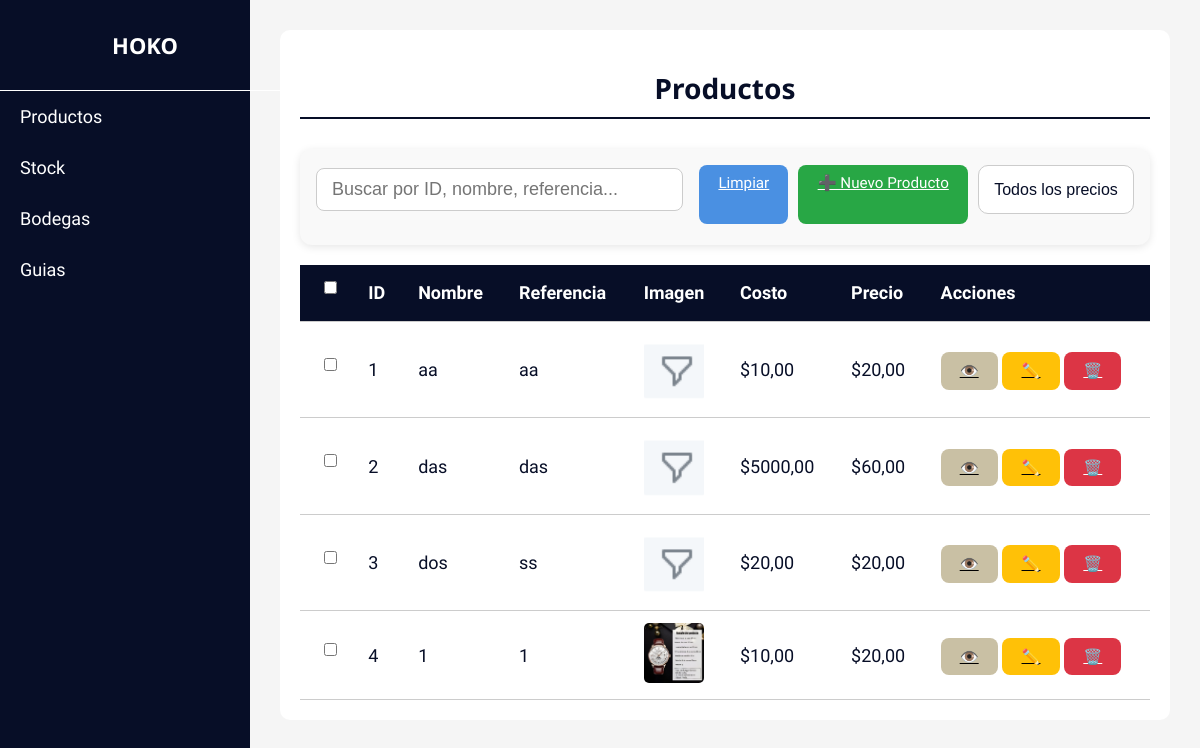
/productos/, run on an earlier commit of the app's database.
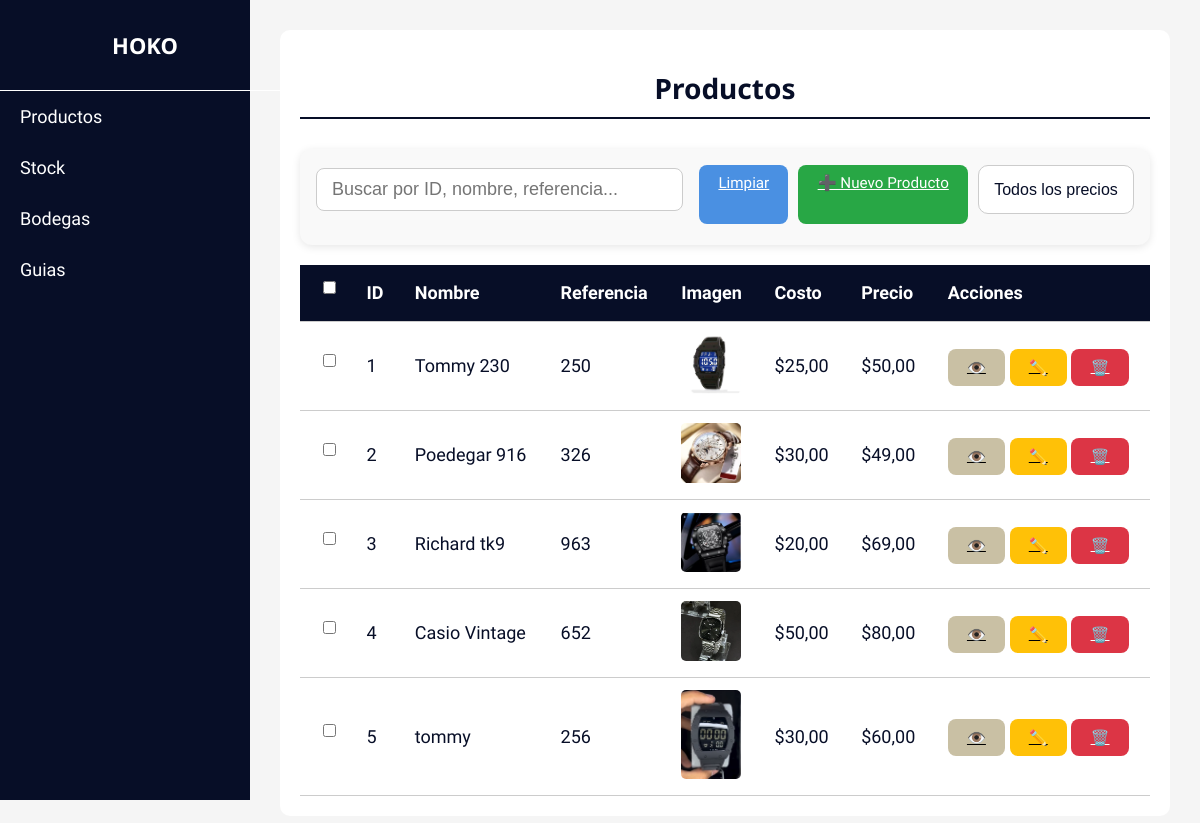
And on a later commit of the database.
### envios/models.py (models this page shows, shortened)
class Producto(models.Model):
    nombre = models.CharField(max_length=100)
    referencia = models.CharField(max_length=50, blank=True, null=True)
    imagen = models.ImageField(upload_to='productos/', blank=True, null=True)
    costo = models.DecimalField(max_digits=10, decimal_places=2, default=Decimal('0.00'))
    precio = models.DecimalField(max_digits=10, decimal_places=2, default=Decimal('0.00'))

### envios/views.py (the view, shortened to what this page needs)
# urls.py: path('productos/', views.listar_productos, name='listar_productos'),
def listar_productos(request):
    search_query = request.GET.get('search', '').strip()
    productos = Producto.objects.all()
    return render(request, 'productos/productos.html', {
        'productos': productos,
        'search_query': search_query
    })

### templates/productos/Productos.html (shortened to what this page needs)
{% extends 'base.html' %}
{% block content %}
<div class="products-container">
  <h1>Productos</h1>
  <div class="products-actions">
    <input type="text" id="search-input" placeholder="Buscar por ID, nombre, referencia..." class="search-input">
    <div class="action-buttons">
      <a href="{% url 'listar_productos' %}" class="btn btn-secondary">
         Limpiar
    </a>
      <a href="{% url 'crear_producto' %}" class="btn crear">➕ Nuevo Producto</a>
      <div class="filters">
        <select id="filter-precio" class="filter-select">
          <option value="">Todos los precios</option>
        </select>
      </div>
    </div>
  </div>
  <div class="table-wrapper">
    <table class="products-table" id="products-table">
      <thead>
        <tr>
          <th><input type="checkbox" id="select-all"></th>
          <th>ID</th>
          <th>Nombre</th>
          <th>Referencia</th>
          <th>Imagen</th>
          <th>Costo</th>
          <th>Precio</th>
          <th>Acciones</th>
        </tr>
      </thead>
      <tbody>
        {% for producto in productos %}
        <tr data-id="{{ producto.id }}"
            data-nombre="{{ producto.nombre|lower }}"
            data-referencia="{{ producto.referencia|default:''|lower }}"
            data-precio="{{ producto.precio }}">
          <td><input type="checkbox" class="select-row" data-id="{{ producto.id }}"></td>
          <td>{{ producto.id }}</td>
          <td>{{ producto.nombre }}</td>
          <td>{{ producto.referencia|default:"-" }}</td>
          <td>
            {% if producto.imagen %}
              <img src="{{ producto.imagen.url }}" alt="{{ producto.nombre }}" class="img-thumb">
            {% else %}
              <img src="https://via.placeholder.com/40" alt="Sin imagen" class="img-thumb">
            {% endif %}
          </td>
          <td>${{ producto.costo|floatformat:2 }}</td>
          <td>${{ producto.precio|floatformat:2 }}</td>
          <td>
            <a href="{% url 'ver_producto' producto.id %}" class="btn ver">👁️</a>
            <a href="{% url 'editar_producto' producto.id %}" class="btn editar">✏️</a>
            <a href="{% url 'eliminar_producto' producto.id %}" class="btn eliminar">🗑️</a>
          </td>
        </tr>
        {% endfor %}
      </tbody>
    </table>
  </div>
</div>
{% endblock %}

### templates/base.html (shortened to what this page needs)
{% load static %}
<!DOCTYPE html>
<html lang="es">
<head>
  <link rel="stylesheet" href="{% static 'css/styles_productos.css' %}">
  <link rel="stylesheet" href="{% static 'css/styles.css' %}">
</head>
<body>
  <div class="layout-container">
    <div class="sidebar">
      <div class="sidebar-header">
        <button class="menu-toggle" onclick="toggleMenu()" aria-label="Abrir menú lateral"></button>
        <h1 class="logo-title">HOKO</h1>
      </div>
      <nav>
        <ul class="menu" id="menu" aria-label="Menú de navegación">
            <li class="menu-item {% if request.resolver_match.url_name == 'listar_productos' %}active{% endif %}">
                <a href="{% url 'listar_productos' %}">
                     Productos
                </a>
            </li>
            <li class="menu-item {% if request.resolver_match.url_name == 'listar_stocks' %}active{% endif %}">
                <a href="{% url 'listar_stocks' %}">
                     Stock
                </a>
            </li>
            <li class="menu-item {% if request.resolver_match.url_name == 'listar_stocks' %}active{% endif %}">
              <a href="{% url 'listar_bodegas' %}">
                   Bodegas
              </a>
          </li>
          <li class="menu-item {% if request.resolver_match.url_name == 'listar_stocks' %}active{% endif %}">
            <a href="{% url 'listar_guias' %}">
                 Guias
            </a>
        </li>
        </ul>
    </nav>
    </div>
    <main class="main-content">
      {% block content %}{% endblock %}
    </main>
  </div>
</body>
</html>

### static/css/styles_productos.css (style rules this page uses)
body { font-family: 'Ubuntu', sans-serif; margin: 0; padding: 0; background-color: #f5f5f5; color: #070E27; font-size: 18px; }
h1, h2, h3 { font-family: 'Noto Sans', sans-serif; font-size: 32px; color: #070E27; }
.layout-container { display: flex; flex-direction: row; min-height: 100vh; }
.sidebar { width: 250px; background-color: #070E27; height: 100vh; color: white; display: flex; flex-direction: column; position: fixed; top: 0; left: 0; z-index: 1000; }
.sidebar-header { display: flex; justify-content: flex-start; align-items: center; padding: 15px 20px; border-bottom: 1px solid white; position: relative; height: 60px; width: 100%; }
.sidebar-header .logo-title { font-size: 22px; font-weight: bold; color: white; text-align: center; margin: 0; flex-grow: 1; transition: opacity 0.3s ease-in-out; }
.menu-toggle { background: none; border: none; color: white; font-size: 28px; cursor: pointer; position: absolute; left: 20px; display: block; opacity: 1; transition: opacity 0.3s ease-in-out; }
.menu { list-style: none; padding: 0; margin: 0; flex-grow: 1; }
.menu-item { position: relative; }
.menu a { display: block; padding: 15px 20px; color: white; text-decoration: none; transition: background-color 0.3s ease; }
.main-content { margin-left: 250px; flex-grow: 1; padding: 30px; }
.main-content h1 { text-align: center; font-size: 28px; font-weight: bold; color: #070E27; border-bottom: 2px solid #070E27; margin-bottom: 30px; padding-bottom: 10px; }
.products-container { background-color: white; padding: 20px; border-radius: 10px; }
.products-actions { display: flex; flex-wrap: wrap; gap: 1rem; justify-content: space-between; align-items: center; padding: 1rem; background-color: #f9f9f9; border-radius: 12px; box-shadow: 0 2px 8px rgba(0, 0, 0, 0.1); }
.action-buttons { display: flex; flex-direction: row; justify-content: flex-start; gap: 10px; }
.search-input { flex: 1; padding: 10px 15px; font-size: 18px; border: 1px solid #ccc; border-radius: 8px; height: 1.5 rem; }
.btn { padding: 0.6rem 1.2rem; border: none; border-radius: 8px; background-color: #4a90e2; color: white; font-size: 0.95rem; cursor: pointer; transition: background-color 0.3s ease; height: 2.5rem; }
.btn.crear { background-color: #28A745; }
.btn.ver { background-color: #c9c0a4; color: #000; }
.btn.editar { background-color: #FFC107; color: #000; }
.btn.eliminar { background-color: #DC3545; }
.table-wrapper { overflow-x: auto; margin-top: 20px; }
.products-table { width: 100%; border-collapse: collapse; font-size: 18px; text-align: left; }
.products-table th, .products-table td { padding: 12px 15px; border-bottom: 1px solid #ccc; vertical-align: middle; }
.products-table th { background-color: #070E27; color: white; }
.img-thumb { width: 60px; height: auto; border-radius: 5px; }
select { width: 100%; padding: 15px; margin-bottom: 15px; font-size: 16px; border: 1px solid #ccc; border-radius: 10px; background-color: #fff; color: #070E27; cursor: pointer; appearance: none; }
select option { padding: 15px; font-size: 16px; }
select { text-align: center; }

What changed in the data, as far as the page shows it:
changed Producto id 1: nombre "aa" → "Tommy 230"; referencia "aa" → "250"; imagen: a different picture; costo "10,00" → "25,00"; precio "20,00" → "50,00"
changed Producto id 2: nombre "das" → "Poedegar 916"; referencia "das" → "326"; imagen: a different picture; costo "5000,00" → "30,00"; precio "60,00" → "49,00"
changed Producto id 3: nombre "dos" → "Richard tk9"; referencia "ss" → "963"; imagen: a different picture; precio "20,00" → "69,00"
changed Producto id 4: nombre "1" → "Casio Vintage"; referencia "1" → "652"; imagen: a different picture; costo "10,00" → "50,00"; precio "20,00" → "80,00"
added Producto: id "5", nombre "tommy", referencia "256", imagen (picture), costo "30,00", precio "60,00"
